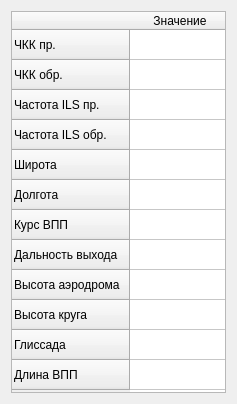
<?xml version="1.0" encoding="UTF-8"?>
<ui version="4.0">
 <class>FormSettingAerodrom</class>
 <widget class="QWidget" name="FormSettingAerodrom">
  <property name="geometry">
   <rect>
    <x>0</x>
    <y>0</y>
    <width>237</width>
    <height>404</height>
   </rect>
  </property>
  <property name="windowTitle">
   <string>Form</string>
  </property>
  <layout class="QVBoxLayout" name="verticalLayout">
   <item>
    <widget class="QTableWidget" name="tableWidget">
     <row>
      <property name="text">
       <string>ЧКК пр.</string>
      </property>
     </row>
     <row>
      <property name="text">
       <string>ЧКК обр.</string>
      </property>
     </row>
     <row>
      <property name="text">
       <string>Частота ILS пр.</string>
      </property>
     </row>
     <row>
      <property name="text">
       <string>Частота ILS обр.</string>
      </property>
     </row>
     <row>
      <property name="text">
       <string>Широта</string>
      </property>
     </row>
     <row>
      <property name="text">
       <string>Долгота</string>
      </property>
     </row>
     <row>
      <property name="text">
       <string>Курс ВПП</string>
      </property>
     </row>
     <row>
      <property name="text">
       <string>Дальность выхода</string>
      </property>
     </row>
     <row>
      <property name="text">
       <string>Высота аэродрома</string>
      </property>
     </row>
     <row>
      <property name="text">
       <string>Высота круга</string>
      </property>
     </row>
     <row>
      <property name="text">
       <string>Глиссада</string>
      </property>
     </row>
     <row>
      <property name="text">
       <string>Длина ВПП</string>
      </property>
     </row>
     <column>
      <property name="text">
       <string>Значение</string>
      </property>
     </column>
    </widget>
   </item>
  </layout>
 </widget>
 <resources/>
 <connections/>
</ui>
